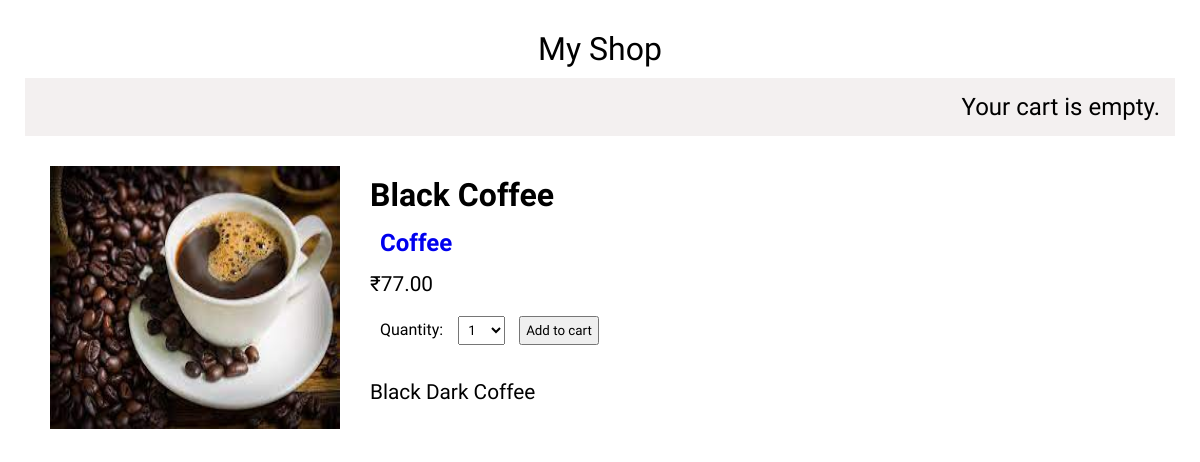
Page /6/black-coffee on the committed database.
### shop/models.py (models this page shows, shortened)
class Product(models.Model):
    category = models.ForeignKey(
        Category, related_name='product', on_delete=models.CASCADE)
    name = models.CharField(max_length=200, db_index=True)
    slug = models.SlugField(max_length=200, db_index=True)
    image = models.ImageField(upload_to='products/%Y/%m/%d', blank=True)
    description = models.TextField(blank=True)
    price = models.DecimalField(max_digits=10, decimal_places=2)
    stock = models.IntegerField(default=0)
    available = models.BooleanField(default=True)
    created = models.DateTimeField(auto_now_add=True)
    updated = models.DateTimeField(auto_now_add=True)
    class Meta:
        ordering = ['name']
        index_together = (('id', 'slug'),)

class Category(models.Model):
    name = models.CharField(max_length=200, db_index=True)
    slug = models.SlugField(max_length=200, unique=True)
    class Meta:
        ordering = ['name']
        verbose_name = 'category'
        verbose_name_plural = 'categories'
    def __str__(self):
        return self.name
    def get_absolute_url(self):
        return reverse('shop:product_list_by_category', args=[self.slug])

### shop/views.py (the view)
# urls.py: path('<int:id>/<slug:slug>', views.product_detail, name='product_detail'),
def product_detail(request, id, slug):
    product = get_object_or_404(Product, slug=slug, id=id, available=True)
    cart_product_form = CartAddProductForm()
    return render(request, 'shop/detail.html', {'product': product, 'cart_product_form': cart_product_form})

### cart/forms.py
class CartAddProductForm(forms.Form):
    quantity = forms.TypedChoiceField(choices=PRODUCT_QUANTITY_CHOICES, coerce=int)
    update = forms.BooleanField(required=False, initial=False, widget=forms.HiddenInput)

### cart/cart.py (called while the page is built)
    def __len__(self):
        return sum(item['quantity'] for item in self.cart.values())

### cart/context_processors.py (called while the page is built)
def cart(request):
    return {'cart': Cart(request)}

### shop/templates/shop/detail.html (shortened to what this page needs)
{% extends 'base.html' %}
{% load static %}
{% block css %}
    <link rel="stylesheet" href="{% static 'css/detail.css' %}">
{% endblock %}
{% block content %}
    <div class='product-details'>
        <img src="{% if product.image %}{{ product.image.url }}{% else %} {% static "img/no_image.png"%} {% endif %}">
        <div class='inner-details'>
            <h1>{{ product.name }}</h1>
            <h2><a href="{{ product.category.get_absolute_url }}">{{ product.category }}</a></h2>
            <p class='price'>&#x20B9;{{ product.price }}</p>
            <form action="{% url 'cart:cart_add' product.id %}" method="post">
                {{ cart_product_form }}
                <input type="submit" value='Add to cart'>
            </form>
            <p>{{ product.description|linebreaks }}</p>
        </div>
    </div>
{% endblock content %}

### shop/static/base.css (style rules this page uses)
* { font-family: 'STIX Two Text', serif; padding: 5px; margin: 5px; box-sizing: border-box; }

### shop/static/css/detail.css (style rules this page uses)
.product-details { display: flex; }
img { width: 300px; height: auto; }
a { text-decoration: none; }
p { font-size: 1.3rem; }

### rows in the picture
Product: image (picture), name "Black Coffee", category "Coffee", price "77.00", description "Black Dark Coffee"
